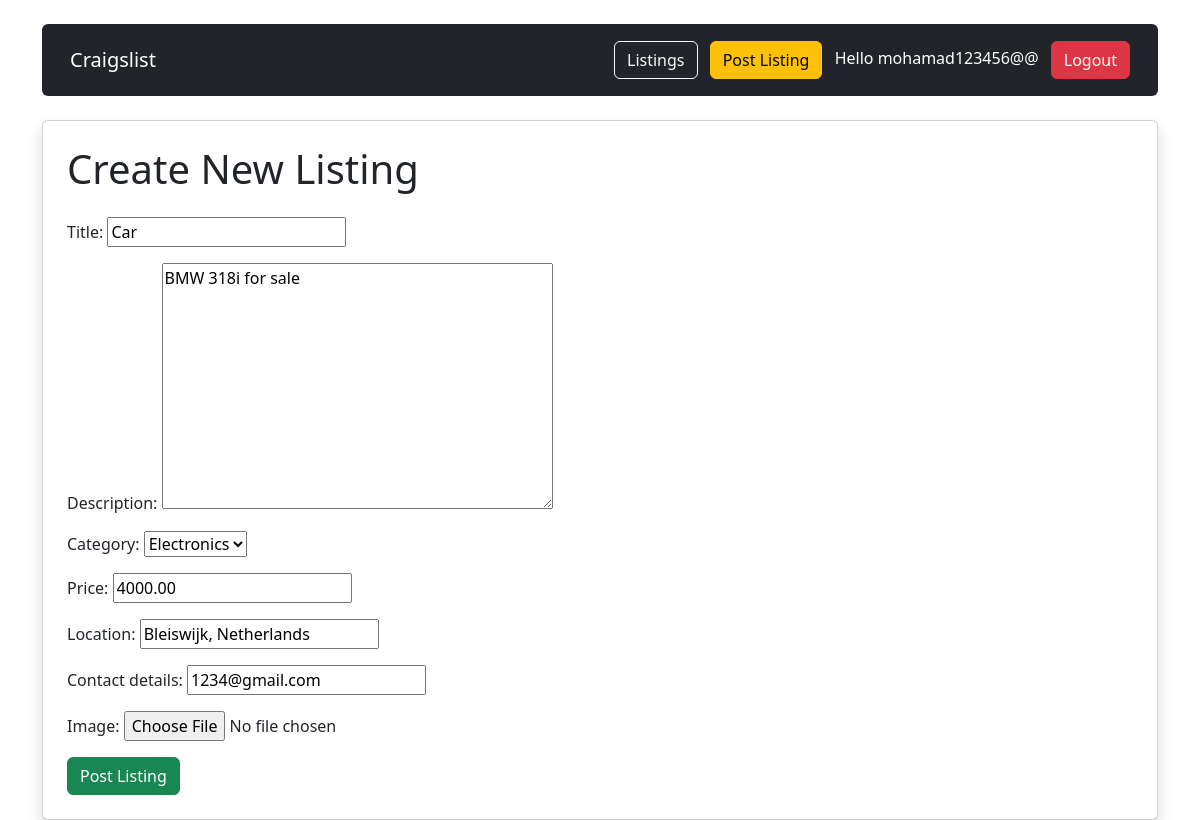
Screenshot of /edit/4/ (signed in) with the database file from the repository.
### listings/models.py (models this page shows, shortened)
class Listing(models.Model):
    title = models.CharField(max_length=255)
    description = models.TextField()
    category = models.CharField(
        max_length=100,
        choices=CATEGORY_CHOICES
    )
    price = models.DecimalField(
        max_digits=10,
        decimal_places=2
    )
    location = models.CharField(max_length=255)
    contact_details = models.CharField(max_length=255)
    image = models.ImageField(
        upload_to='listing_images/',
        blank=True,
        null=True
    )
    created_by = models.ForeignKey(
        User,
        on_delete=models.CASCADE
    )
    created_at = models.DateTimeField(
        auto_now_add=True
    )

### listings/views.py (the view)
@login_required
def edit_listing(request, id):
    listing = get_object_or_404(
        Listing,
        id=id,
        created_by=request.user
    )
    if request.method == 'POST':
        form = ListingForm(
            request.POST,
            request.FILES,
            instance=listing
        )
        if form.is_valid():
            form.save()
            return redirect(
                'listing_detail',
                id=listing.id
            )
    else:
        form = ListingForm(instance=listing)
    context = {
        'form': form
    }
    return render(
        request,
        'listings/new_listing.html',
        context
    )

### listings/forms.py (shortened to what this page needs)
class ListingForm(forms.ModelForm):
    class Meta:
        model = Listing
        fields = [
            'title',
            'description',
            'category',
            'price',
            'location',
            'contact_details',
            'image'
        ]

### listings/templates/listings/new_listing.html (shortened to what this page needs)
{% extends 'listings/base.html' %}
{% block content %}
<div class="card shadow p-4">
    <h1 class="mb-4">
        Create New Listing
    </h1>
    <form
    method="POST"
    enctype="multipart/form-data"
    novalidate>
        {{ form.as_p }}
        <button
        class="btn btn-success"
        type="submit">
            Post Listing
        </button>
    </form>
</div>
{% endblock %}

### listings/templates/listings/base.html (shortened to what this page needs)
<!DOCTYPE html>
<html>
<head>
    <link
    href="https://cdn.jsdelivr.net/npm/bootstrap@5.3.0/dist/css/bootstrap.min.css"
    rel="stylesheet">
</head>
<body class="container mt-4">
<nav class="navbar navbar-expand-lg navbar-dark bg-dark rounded p-3 mb-4">
    <div class="container-fluid">
        <a
        class="navbar-brand"
        href="{% url 'all_listings' %}">
            Craigslist
        </a>
        <div>
            <a
            class="btn btn-outline-light me-2"
            href="{% url 'all_listings' %}">
                Listings
            </a>
            <a
            class="btn btn-warning me-2"
            href="{% url 'new_listing' %}">
                Post Listing
            </a>
            {% if user.is_authenticated %}
                <span class="text-white me-2">
                    Hello {{ user.username }}
                </span>
                <a
                class="btn btn-danger"
                href="{% url 'logout' %}">
                    Logout
                </a>
            {% endif %}
        </div>
    </div>
</nav>
{% block content %}
{% endblock %}
</body>
</html>

### rows the page displays
Listing: title "Car", description "BMW 318i for sale", category "Electronics", price "4000.00", location "Bleiswijk, Netherlands", contact_details "1234@gmail.com"

### other values shown
{{ user.username }} "mohamad123456@@"
